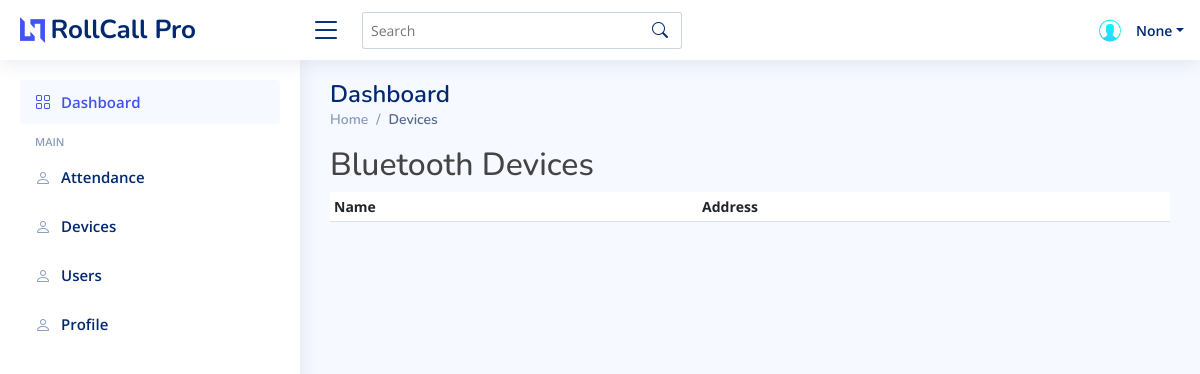
Page /users/device/list/ (signed in) on the earlier database version.
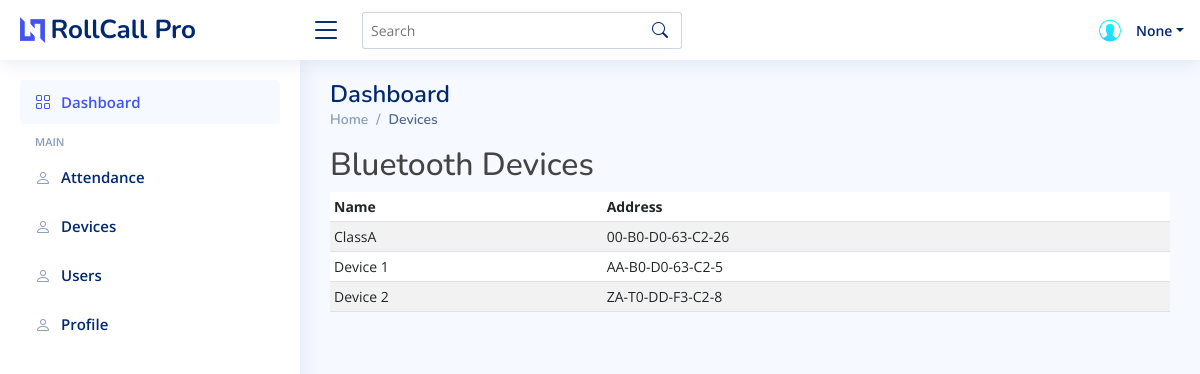
Same page on the later database version.
### users/models.py (models this page shows)
class Device(models.Model):
    name = models.CharField(max_length=225)
    address = models.CharField(max_length=225,null=True,blank=True)

### users/decorators.py (the view, shortened to what this page needs)
        def wrapper_func(request,*args,**kwargs):
            if request.user.is_superuser:
                return view_func(request,*args,**kwargs)

### users/views.py (called while the page is built)
@login_required(login_url='/users/login')
@allowed_users(allowed_roles=["admin",'staff'])
def device_list_view(request):
    results = Device.objects.all()
    context = {"results":results}
    return render(request,'device/index.html',context)

### users/templates/device/index.html (shortened to what this page needs)
{%extends 'base/main/base.html' %}
{% block pagetitle%}
    <div class="pagetitle">
      <h1>Dashboard</h1>
      <nav>
        <ol class="breadcrumb">
          <li class="breadcrumb-item"><a href="index.html">Home</a></li>
          <li class="breadcrumb-item active">Devices</li>
        </ol>
      </nav>
    </div>
{% endblock %}
{% block content %}
      <h2>Bluetooth Devices</h2>
       <div class="table-responsive small">
        <table id="bootstrapdatatable" class="datatable table table-striped table-sm">
          <thead>
            <tr>
              <th scope="col">Name</th>
              <th scope="col">Address</th>
            </tr>
          </thead>
          <tbody>
            {% for result in results %}
             <tr>
              <td>{{result.name}}</td>
              <td>{{result.address}}</td>
            </tr>
            {% endfor %}
          </tbody>
        </table>
      </div>
<br />
{% endblock%}

Differences in the rows shown:
added Device: name "ClassA", address "00-B0-D0-63-C2-26"
added Device: name "Device 1", address "AA-B0-D0-63-C2-5"
added Device: name "Device 2", address "ZA-T0-DD-F3-C2-8"
